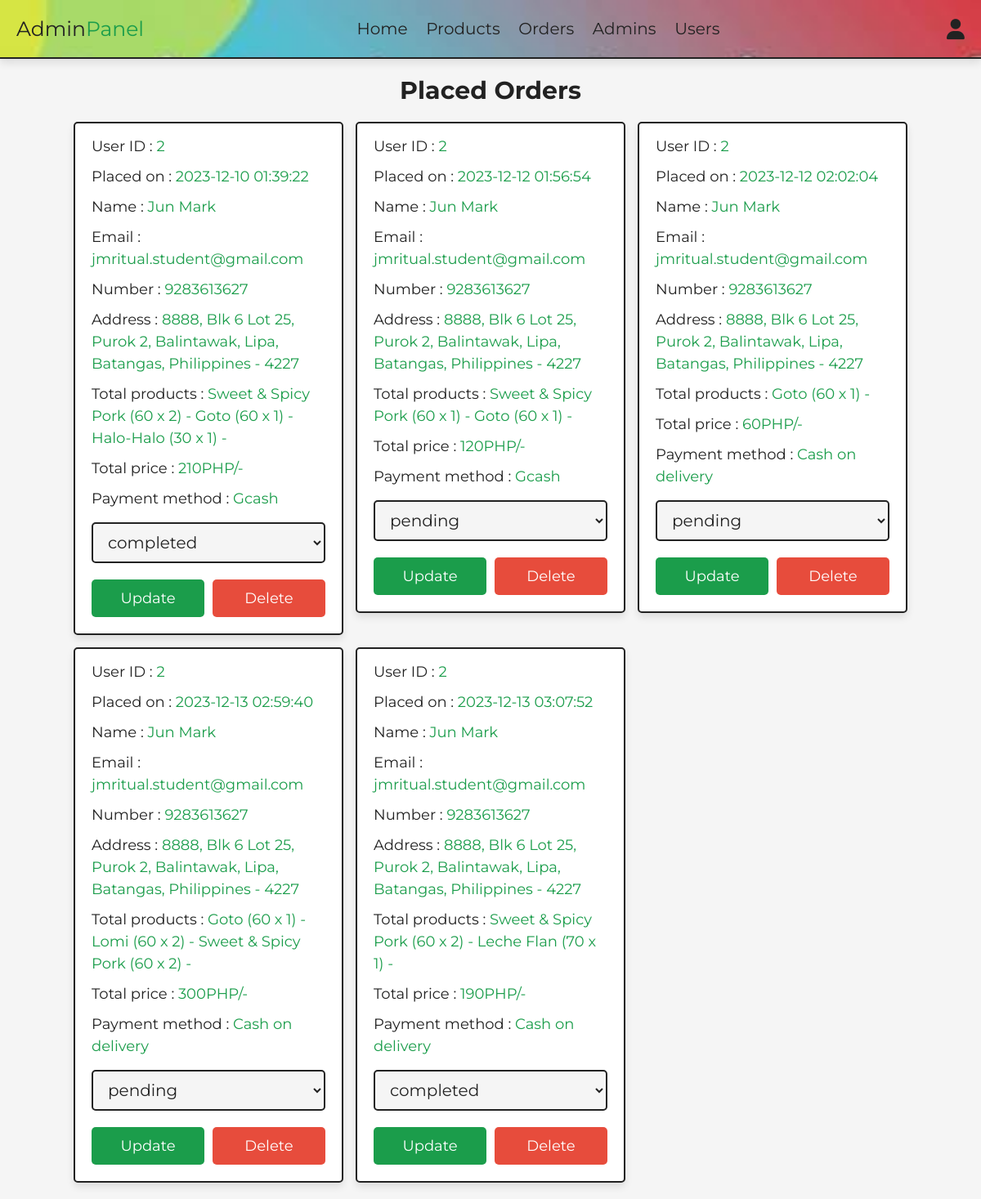
Screenshot of /SisterakasRestaurant/admin/placed_orders.php (signed in) with the database file from the repository.
### tables this page shows
CREATE TABLE IF NOT EXISTS `orders` (
  `id` int NOT NULL AUTO_INCREMENT,
  `user_id` int NOT NULL,
  `name` varchar(20) NOT NULL,
  `number` varchar(10) NOT NULL,
  `email` varchar(50) NOT NULL,
  `method` varchar(50) NOT NULL,
  `address` varchar(500) NOT NULL,
  `total_products` varchar(1000) NOT NULL,
  `total_price` int NOT NULL,
  `placed_on` timestamp NOT NULL DEFAULT CURRENT_TIMESTAMP,
  `payment_status` varchar(20) NOT NULL DEFAULT 'pending',
  PRIMARY KEY (`id`)
);

### SisterakasRestaurant/admin/placed_orders.php (the view, shortened to what this page needs)
<?php
include '../components/connect.php';
?>
<!DOCTYPE html>
<html lang="en">
<head>
   <link rel="stylesheet" href="https://cdnjs.cloudflare.com/ajax/libs/font-awesome/6.1.1/css/all.min.css">
   <link rel="stylesheet" href="../css/admin_style.css">
</head>
<body>
<?php
include '../components/admin_header.php';
?>
<section class="placed-orders">
   <h1 class="heading">placed orders</h1>
   <div class="box-container">
   <?php
      $select_orders = $conn->prepare("SELECT * FROM `orders`");
      $select_orders->execute();
      if ($select_orders->rowCount() > 0) {
         while ($fetch_orders = $select_orders->fetch(PDO::FETCH_ASSOC)) {
   ?>
   <div class="box">
      <p> User ID : <span><?= $fetch_orders['user_id']; ?></span> </p>
      <p> Placed on : <span><?= $fetch_orders['placed_on']; ?></span> </p>
      <p> Name : <span><?= $fetch_orders['name']; ?></span> </p>
      <p> Email : <span><?= $fetch_orders['email']; ?></span> </p>
      <p> Number : <span><?= $fetch_orders['number']; ?></span> </p>
      <p> Address : <span><?= $fetch_orders['address']; ?></span> </p>
      <p> Total products : <span><?= $fetch_orders['total_products']; ?></span> </p>
      <p> Total price : <span><?= $fetch_orders['total_price']; ?>PHP/-</span> </p>
      <p> Payment method : <span><?= $fetch_orders['method']; ?></span> </p>
      <form action="" method="POST">
         <select name="payment_status" class="drop-down">
            <option value="" selected disabled><?= $fetch_orders['payment_status']; ?></option>
         </select>
         <div class="flex-btn">
            <input type="submit" value="update" class="btn" name="update_payment">
            <a href="placed_orders.php?delete=<?= $fetch_orders['id']; ?>" class="delete-btn" onclick="return confirm('delete this order?');">delete</a>
         </div>
      </form>
   </div>
   <?php
      }
   } else {
      echo '<p class="empty">no orders placed yet!</p>';
   }
   ?>
   </div>
</section>
</body>
</html>

### SisterakasRestaurant/css/admin_style.css (style rules this page uses)
:root { --main-color:#1b9d4b; --red:#e74c3c; --blue:#2858d1; --black:#222; --white:#fff; --light-bg:#f5f5f5; --light-color:#999; --border:.2rem solid var(--black); --box-shadow:0 .5rem 1rem rgba(0,0,0,.1); }
* { font-family: 'Montserrat', sans-serif; margin:0; padding:0; box-sizing: border-box; text-decoration: none; outline: none; border:none; }
html { font-size: 62.5%; overflow-x: hidden; }
body { background-color: var(--light-bg); }
section { max-width: 1200px; margin:0 auto; padding:2rem; }
.btn, .delete-btn, .option-btn { display: block; margin-top: 1rem; border-radius: .5rem; cursor: pointer; width: 100%; font-size: 1.8rem; color:var(--white); padding:1.2rem 3rem; text-transform: capitalize; text-align: center; }
.btn { background-color: var(--main-color); }
.delete-btn { background-color: var(--red); }
.flex-btn { display: flex; gap:1rem; }
.heading { text-align: center; margin-bottom: 2rem; text-transform: capitalize; color:var(--black); font-size: 3rem; }
.placed-orders .box-container { display: grid; grid-template-columns: repeat(auto-fit, 33rem); gap:1.5rem; justify-content: center; align-items: flex-start; }
.placed-orders .box-container .box { background-color: var(--white); border-radius: .5rem; box-shadow: var(--box-shadow); border:var(--border); padding:2rem; padding-top: 1rem; }
.placed-orders .box-container .box p { padding: .5rem 0; line-height: 1.5; font-size: 1.8rem; color:var(--black); }
.placed-orders .box-container .box p span { color:var(--main-color); }
.placed-orders .box-container .box .drop-down { width: 100%; margin:1rem 0; background-color: var(--light-bg); padding:1rem 1.4rem; font-size: 2rem; color:var(--black); border:var(--border); border-radius: .5rem; }

### rows the page displays
orders: user "2", placed_on "2023-12-10 01:39:22", name "Jun Mark", email "jmritual.student@gmail.com", number "9283613627", address "8888, Blk 6 Lot 25, Purok 2, Balintawak, Lipa, Batangas, Philippines - 4227", total_products "Sweet & Spicy Pork (60 x 2) - Goto (60 x 1) - Halo-Halo (30 x 1) -", total_price "210", method "Gcash", payment_status "completed"
orders: user "2", placed_on "2023-12-12 01:56:54", name "Jun Mark", email "jmritual.student@gmail.com", number "9283613627", address "8888, Blk 6 Lot 25, Purok 2, Balintawak, Lipa, Batangas, Philippines - 4227", total_products "Sweet & Spicy Pork (60 x 1) - Goto (60 x 1) -", total_price "120", method "Gcash", payment_status "pending"
orders: user "2", placed_on "2023-12-12 02:02:04", name "Jun Mark", email "jmritual.student@gmail.com", number "9283613627", address "8888, Blk 6 Lot 25, Purok 2, Balintawak, Lipa, Batangas, Philippines - 4227", total_products "Goto (60 x 1) -", total_price "60", method "Cash on delivery", payment_status "pending"
orders: user "2", placed_on "2023-12-13 02:59:40", name "Jun Mark", email "jmritual.student@gmail.com", number "9283613627", address "8888, Blk 6 Lot 25, Purok 2, Balintawak, Lipa, Batangas, Philippines - 4227", total_products "Goto (60 x 1) - Lomi (60 x 2) - Sweet & Spicy Pork (60 x 2) -", total_price "300", method "Cash on delivery", payment_status "pending"
orders: user "2", placed_on "2023-12-13 03:07:52", name "Jun Mark", email "jmritual.student@gmail.com", number "9283613627", address "8888, Blk 6 Lot 25, Purok 2, Balintawak, Lipa, Batangas, Philippines - 4227", total_products "Sweet & Spicy Pork (60 x 2) - Leche Flan (70 x 1) -", total_price "190", method "Cash on delivery", payment_status "completed"
